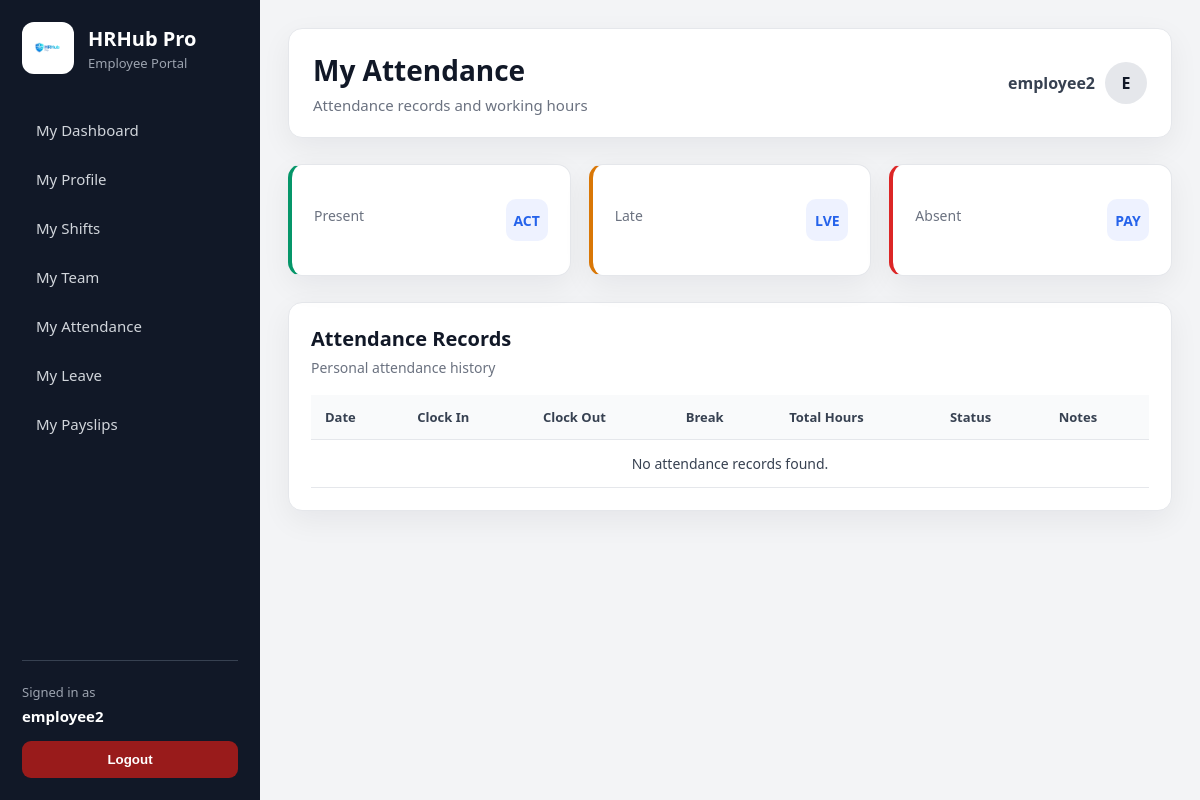
The page /my-dashboard/attendance/ (signed in) on the database as committed earlier.
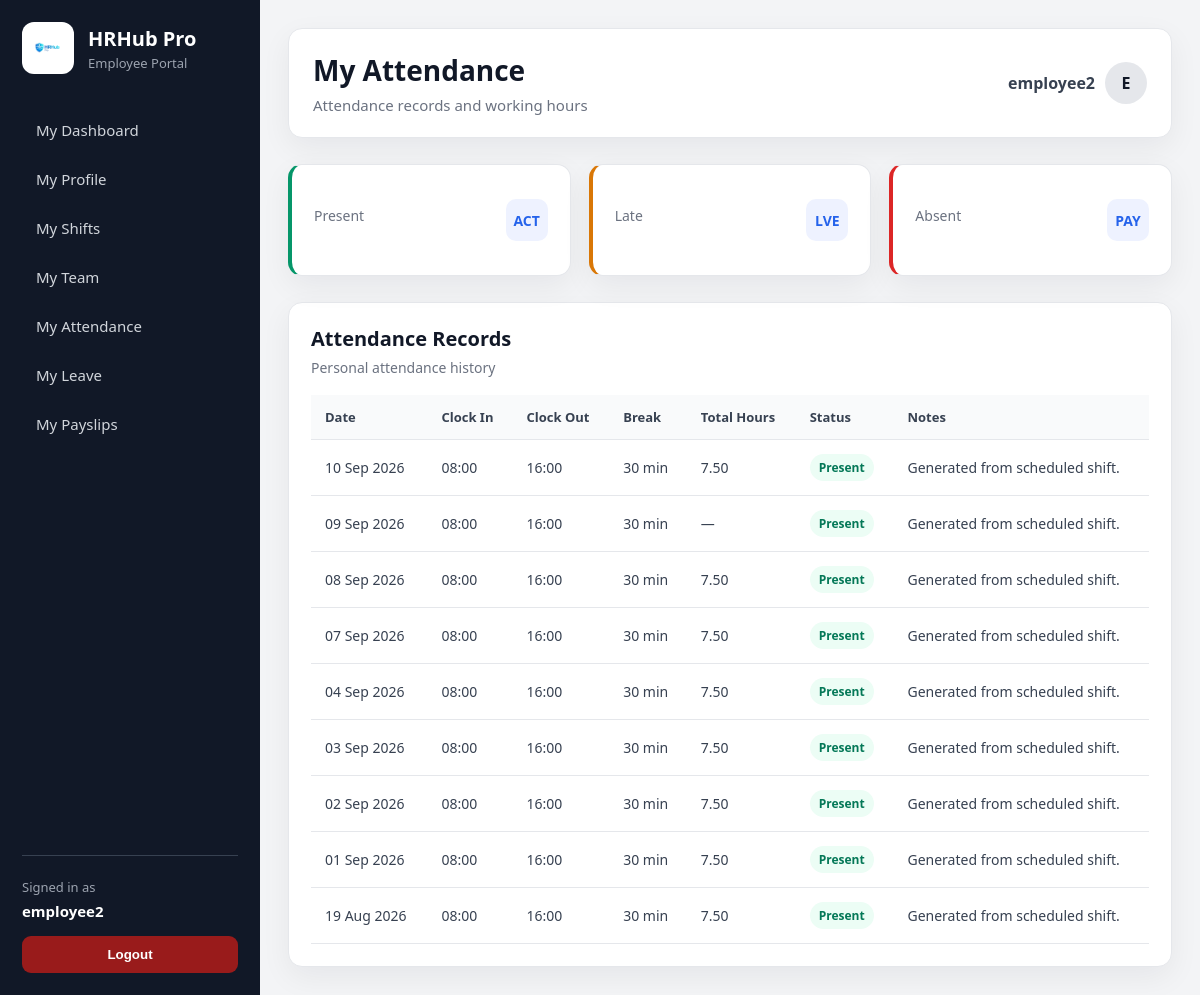
The same page on the database as committed later.
### attendance/models.py (models this page shows, shortened)
class Attendance(models.Model):
    STATUS_CHOICES = [
        ("PRESENT", "Present"),
        ("ABSENT", "Absent"),
        ("LATE", "Late"),
        ("SICK", "Sick"),
        ("HOLIDAY", "Holiday"),
    ]
    employee = models.ForeignKey(
        Employee,
        on_delete=models.CASCADE,
        related_name="attendance_records",
    )
    date = models.DateField()
    clock_in = models.TimeField(
        blank=True,
        null=True,
    )
    clock_out = models.TimeField(
        blank=True,
        null=True,
    )
    break_minutes = models.PositiveIntegerField(
        default=0,
    )
    total_hours = models.DecimalField(
        max_digits=5,
        decimal_places=2,
        default=Decimal("0.00"),
    )
    status = models.CharField(
        max_length=20,
        choices=STATUS_CHOICES,
        default="PRESENT",
    )
    notes = models.TextField(
        blank=True,
        null=True,
    )
    created_at = models.DateTimeField(
        auto_now_add=True,
    )
    updated_at = models.DateTimeField(
        auto_now=True,
    )
    class Meta:
        ordering = ["-date", "employee__first_name", "employee__last_name"]
        unique_together = ["employee", "date"]
        verbose_name = "Attendance Record"
        verbose_name_plural = "Attendance Records"

### employee_portal/views.py (the view)
# urls.py: path("attendance/", views.my_attendance, name="my_attendance"),
@login_required
def my_attendance(request):
    employee = get_logged_employee(request.user)
    if not employee:
        messages.error(request, "Employee profile is not linked.")
        return redirect("role_redirect")
    attendance_records = Attendance.objects.filter(
        employee=employee,
    ).order_by(
        "-date",
    )
    total_hours = attendance_records.aggregate(
        total=Sum("total_hours"),
    )["total"] or 0
    context = {
        "employee": employee,
        "attendance_records": attendance_records,
        "total_hours": total_hours,
    }
    return render(request, "employee_portal/my_attendance.html", context)

### accounts/context_processors.py (called while the page is built)
def user_role_context(request):
    user_role = None
    is_admin_user = False
    is_hr_user = False
    is_manager_user = False
    is_employee_user = False
    if request.user.is_authenticated:
        profile = getattr(request.user, "profile", None)
        if request.user.is_superuser:
            user_role = "ADMIN"
            is_admin_user = True
        elif profile:
            user_role = profile.role
            is_admin_user = profile.role == "ADMIN"
            is_hr_user = profile.role == "HR"
            is_manager_user = profile.role == "MANAGER"
            is_employee_user = profile.role == "EMPLOYEE"
    return {
        "user_role": user_role,
        "is_admin_user": is_admin_user,
        "is_hr_user": is_hr_user,
        "is_manager_user": is_manager_user,
        "is_employee_user": is_employee_user,
    }

### employee_portal/views.py (called while the page is built)
def get_logged_employee(user):
    return Employee.objects.filter(user=user).first()

### templates/employee_portal/my_attendance.html (shortened to what this page needs)
{% extends 'employee_portal/base_employee.html' %}
{% block page_title %}My Attendance{% endblock %}
{% block page_subtitle %}
Attendance records and working hours
{% endblock %}
{% block content %}
<section class="stats-grid">
    <div class="stat-card green">
        <div>
            <p>Present</p>
        </div>
        <span>PRE</span>
    </div>
    <div class="stat-card orange">
        <div>
            <p>Late</p>
        </div>
        <span>LAT</span>
    </div>
    <div class="stat-card red">
        <div>
            <p>Absent</p>
        </div>
        <span>ABS</span>
    </div>
</section>
<section class="table-card">
    <div class="table-header">
        <h3>Attendance Records</h3>
        <p>Personal attendance history</p>
    </div>
    <table class="data-table">
        <thead>
            <tr>
                <th>Date</th>
                <th>Clock In</th>
                <th>Clock Out</th>
                <th>Break</th>
                <th>Total Hours</th>
                <th>Status</th>
                <th>Notes</th>
            </tr>
        </thead>
        <tbody>
            {% for record in attendance_records %}
                <tr>
                    <td>{{ record.date|date:"d M Y" }}</td>
                    <td>
                        {% if record.clock_in %}
                            {{ record.clock_in|time:"H:i" }}
                        {% else %}
                            —
                        {% endif %}
                    </td>
                    <td>
                        {% if record.clock_out %}
                            {{ record.clock_out|time:"H:i" }}
                        {% else %}
                            —
                        {% endif %}
                    </td>
                    <td>
                        {% if record.break_minutes %}
                            {{ record.break_minutes }} min
                        {% else %}
                            —
                        {% endif %}
                    </td>
                    <td>
                        {% if record.total_hours %}
                            {{ record.total_hours }}
                        {% else %}
                            —
                        {% endif %}
                    </td>
                    <td>
                        {% if record.status == "PRESENT" %}
                            <span class="badge badge-success">Present</span>
                        {% elif record.status == "LATE" %}
                            <span class="badge badge-warning">Late</span>
                        {% elif record.status == "ABSENT" %}
                            <span class="badge badge-danger">Absent</span>
                        {% else %}
                            <span class="badge badge-muted">{{ record.get_status_display }}</span>
                        {% endif %}
                    </td>
                    <td>
                        {% if record.notes %}
                            {{ record.notes }}
                        {% else %}
                            —
                        {% endif %}
                    </td>
                </tr>
            {% empty %}
                <tr>
                    <td colspan="7" class="empty-table">
                        No attendance records found.
                    </td>
                </tr>
            {% endfor %}
        </tbody>
    </table>
</section>
{% endblock %}

### templates/employee_portal/base_employee.html (shortened to what this page needs)
{% load static %}
<!DOCTYPE html>
<html lang="en">
<head>
    <link rel="stylesheet" href="{% static 'css/style.css' %}?v=90">
</head>
<body>
<div class="app-layout">
    <aside class="sidebar">
        <div class="sidebar-logo">
            <img
                src="{% static 'pictures/logo.png' %}"
                alt="HRHub Pro Logo"
                class="sidebar-logo-image"
            >
            <div>
                <h2>HRHub Pro</h2>
                <p>Employee Portal</p>
            </div>
        </div>
        <nav class="sidebar-nav">
            <a href="{% url 'employee_self_dashboard' %}" class="nav-link">My Dashboard</a>
            <a href="{% url 'my_profile' %}" class="nav-link">My Profile</a>
            <a href="{% url 'my_shifts' %}" class="nav-link">My Shifts</a>
            <a href="{% url 'my_shift_team' %}" class="nav-link">My Team</a>
            <a href="{% url 'my_attendance' %}" class="nav-link">My Attendance</a>
            <a href="{% url 'my_leave_list' %}" class="nav-link">My Leave</a>
            <a href="{% url 'my_payslips' %}" class="nav-link">My Payslips</a>
        </nav>
        <div class="sidebar-footer">
            <p>Signed in as</p>
            <strong>{{ request.user.username }}</strong>
            <form method="post" action="{% url 'logout' %}">
                <button type="submit" class="logout-button">Logout</button>
            </form>
        </div>
    </aside>
    <main class="main-content">
        <header class="topbar">
            <div>
                <h1>{% block page_title %}My Dashboard{% endblock %}</h1>
                <p>{% block page_subtitle %}Employee self-service{% endblock %}</p>
            </div>
            <div class="topbar-user">
                <span>{{ request.user.username }}</span>
                <div class="user-avatar">
                    {{ request.user.username|slice:":1"|upper }}
                </div>
            </div>
        </header>
        {% block content %}
        {% endblock %}
    </main>
</div>
</body>
</html>

### static/css/style.css (style rules this page uses)
* { margin: 0; padding: 0; box-sizing: border-box; }
:root { --sidebar-bg: #111827; --sidebar-hover: #1f2937; --page-bg: #f3f4f6; --card-bg: #ffffff; --border-color: #e5e7eb; --text-main: #111827; --text-muted: #6b7280; --primary: #2563eb; --primary-dark: #1d4ed8; --success: #059669; --danger: #dc2626; --warning: #d97706; --shadow-soft: 0 10px 30px rgba(17, 24, 39, 0.06); }
body { font-family: "Segoe UI", Arial, Helvetica, sans-serif; background: var(--page-bg); color: var(--text-main); }
.app-layout { display: flex; min-height: 100vh; }
.sidebar { width: 260px; background: var(--sidebar-bg); color: #ffffff; display: flex; flex-direction: column; padding: 22px; }
.sidebar-logo { display: flex; align-items: center; gap: 14px; margin-bottom: 34px; }
.sidebar-logo-image { width: 52px; height: 52px; border-radius: 12px; object-fit: contain; background: #ffffff; padding: 5px; }
.sidebar-logo h2 { font-size: 20px; font-weight: 700; color: #ffffff; }
.sidebar-logo p { color: #9ca3af; font-size: 13px; margin-top: 2px; }
.sidebar-nav { display: flex; flex-direction: column; gap: 5px; }
.nav-link { color: #d1d5db; text-decoration: none; padding: 12px 14px; border-radius: 9px; font-size: 15px; transition: 0.2s ease; }
.sidebar-footer { margin-top: auto; padding-top: 22px; border-top: 1px solid #374151; }
.sidebar-footer p { color: #9ca3af; font-size: 13px; margin-bottom: 4px; }
.sidebar-footer strong { color: #ffffff; font-size: 15px; }
.logout-button { width: 100%; margin-top: 14px; padding: 11px; border: none; border-radius: 9px; background: #991b1b; color: #ffffff; font-weight: 700; cursor: pointer; }
.main-content { flex: 1; padding: 28px; background: var(--page-bg); }
.topbar { background: var(--card-bg); border-radius: 14px; padding: 22px 24px; box-shadow: var(--shadow-soft); border: 1px solid var(--border-color); display: flex; justify-content: space-between; align-items: center; margin-bottom: 26px; }
.topbar h1 { font-size: 28px; color: var(--text-main); margin-bottom: 6px; font-weight: 700; }
.topbar p { color: var(--text-muted); font-size: 15px; }
.topbar-user { display: flex; align-items: center; gap: 12px; color: #374151; font-weight: 600; }
.user-avatar { width: 42px; height: 42px; border-radius: 50%; background: #e5e7eb; color: #111827; display: flex; align-items: center; justify-content: center; font-weight: 700; }
.stats-grid { display: grid; grid-template-columns: repeat(3, 1fr); gap: 18px; margin-bottom: 26px; }
.stat-card { background: var(--card-bg); border-radius: 14px; padding: 22px; box-shadow: var(--shadow-soft); border: 1px solid var(--border-color); display: flex; justify-content: space-between; align-items: center; min-height: 112px; }
.stat-card p { color: var(--text-muted); font-size: 14px; margin-bottom: 10px; font-weight: 500; }
.stat-card span { width: 42px; height: 42px; border-radius: 10px; background: #eef2ff; color: var(--primary); display: flex; align-items: center; justify-content: center; font-size: 0; }
.stat-card span::before { font-size: 14px; font-weight: 800; color: var(--primary); }
.stat-card.green span::before { content: "ACT"; }
.stat-card.orange span::before { content: "LVE"; }
.stat-card.red span::before { content: "PAY"; }
.stat-card.green { border-left: 4px solid var(--success); }
.stat-card.orange { border-left: 4px solid var(--warning); }
.stat-card.red { border-left: 4px solid var(--danger); }
.table-card { background: var(--card-bg); border-radius: 14px; padding: 22px; box-shadow: var(--shadow-soft); border: 1px solid var(--border-color); }
.table-header { margin-bottom: 18px; }
.table-header h3 { font-size: 20px; margin-bottom: 6px; color: var(--text-main); }
.table-header p { color: var(--text-muted); font-size: 14px; }
.data-table { width: 100%; border-collapse: collapse; }
.data-table th { background: #f9fafb; text-align: left; padding: 13px 14px; color: #374151; font-size: 13px; border-bottom: 1px solid var(--border-color); }
.data-table td { padding: 14px; border-bottom: 1px solid var(--border-color); color: #374151; font-size: 14px; }
.badge { display: inline-flex; align-items: center; padding: 5px 9px; border-radius: 999px; font-size: 12px; font-weight: 700; }
.badge-success { background: #ecfdf5; color: #047857; }
.topbar-user { display: flex; align-items: center; gap: 10px; }

Rows that differ between the two databases and show on the page:
added Attendance: date "10 Sep 2026", clock_in "08:00", clock_out "16:00", break_minutes "30", total_hours "7.50", status "Present", notes "Generated from scheduled shift."
added Attendance: date "09 Sep 2026", clock_in "08:00", clock_out "16:00", break_minutes "30", status "Present", notes "Generated from scheduled shift."
added Attendance: date "08 Sep 2026", clock_in "08:00", clock_out "16:00", break_minutes "30", total_hours "7.50", status "Present", notes "Generated from scheduled shift."
added Attendance: date "07 Sep 2026", clock_in "08:00", clock_out "16:00", break_minutes "30", total_hours "7.50", status "Present", notes "Generated from scheduled shift."
added Attendance: date "04 Sep 2026", clock_in "08:00", clock_out "16:00", break_minutes "30", total_hours "7.50", status "Present", notes "Generated from scheduled shift."
added Attendance: date "03 Sep 2026", clock_in "08:00", clock_out "16:00", break_minutes "30", total_hours "7.50", status "Present", notes "Generated from scheduled shift."
added Attendance: date "02 Sep 2026", clock_in "08:00", clock_out "16:00", break_minutes "30", total_hours "7.50", status "Present", notes "Generated from scheduled shift."
added Attendance: date "01 Sep 2026", clock_in "08:00", clock_out "16:00", break_minutes "30", total_hours "7.50", status "Present", notes "Generated from scheduled shift."
added Attendance: date "19 Aug 2026", clock_in "08:00", clock_out "16:00", break_minutes "30", total_hours "7.50", status "Present", notes "Generated from scheduled shift."
Other text that changed with them:
text no longer shown: "No attendance records found."
